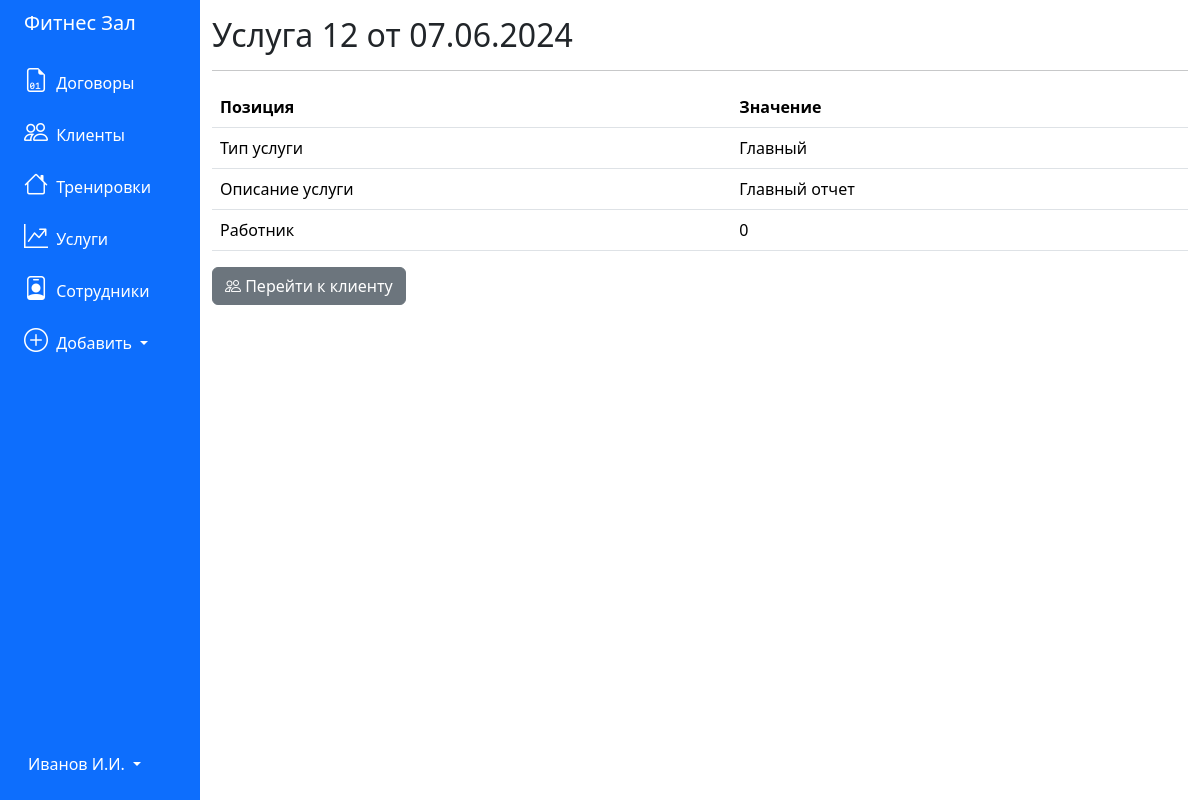
The page /report/1 on the database its author committed.
### tables this page shows
CREATE TABLE 'reports' (
	"id_report" INTEGER PRIMARY KEY AUTOINCREMENT,
	'number' TEXT,
	'date' TEXT,
	'report_type' TEXT,
	'description' TEXT,
	'employee_id' INTEGER
);

### app.py (the view)
@app.route('/report/<int:report_id>')
def report(report_id):
    pos = get_report(report_id)
    return render_template('report.html', report=pos)

### app.py (called while the page is built)
def get_db_connection():
    conn = sqlite3.connect('../pythonProject4/database.db')
    conn.row_factory = sqlite3.Row
    return conn

def get_report(item_id):
    conn = get_db_connection()
    item = conn.execute("""SELECT * FROM reports WHERE id_report = ?""", (item_id,)).fetchone()
    conn.close()
    if item is None:
        abort(404)
    return item

### templates/report.html
{% extends 'base.html' %}
{% block content %}
{% block title %}<h2>Услуга {{ report['number'] }} от {{ report['date'] }}</h2>{% endblock %}
<hr>
<table class="table">
    <thead>
        <tr>
            <th scope="col">Позиция</th>
            <th scope="col">Значение</th>
        </tr>
    </thead>
    <tbody>
        <tr>
            <td>Тип услуги</th>
            <td>{{ report['report_type'] }} </th>
        </tr>
        <tr>
            <td>Описание услуги</th>
            <td>{{ report['description'] }} </th>
        </tr>
        <tr>
            <td>Работник</th>
            <td>{{ report['employee_id'] }} </th>
        </tr>
    </tbody>
</table>
<div class="row">
    <div class="col-auto">
        <a href="/clients">
            <button type="submit" class="btn btn-secondary"><i class="bi-people"></i> Перейти к клиенту</button>
        </a>
    </div>
</div>
{% endblock %}

### rows shown on the page
reports: number "12", date "07.06.2024", report_type "Главный", description "Главный отчет", employee_id "0"
